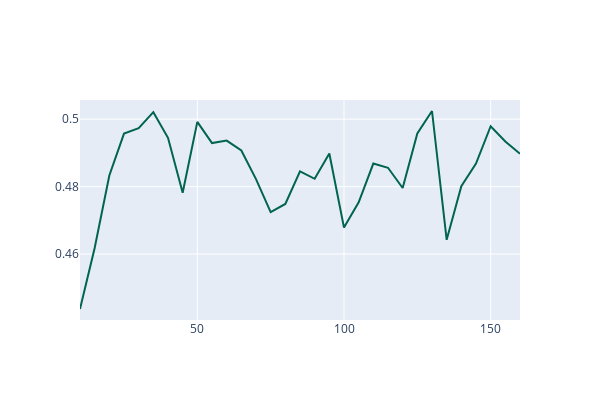

The notebook cell saved with this chart:
### Code cell
import plotly.graph_objects as go

fig = go.Figure([
    go.Scatter(
        x=best_df['Topics'],
        y=best_df['Coherence'],
        line=dict(color='rgb(0,100,80)'),
        mode='lines'
    )
])

fig.update_layout(
    title_text="",
    xaxis_title="", # xaxis label
    yaxis_title="", # yaxis label
    showlegend=False,
    width=600, height=400,
)
fig.add_traces(go.Scatter(x=sorted(df.year.unique()), y=[subset_length]*df.year.nunique(), mode='lines'))


fig.show()

### Figure 1 — Plotly figure (JSON) as saved in the notebook; plotly's stock layout.template omitted (floating-point values rounded to 4 significant figures)
{"data": [{"line": {"color": "rgb(0,100,80)"}, "mode": "lines", "type": "scatter", "x": [10, 15, 20, 25, 30, 35, 40, 45, 50, 55, 60, 65, 70, 75, 80, 85, 90, 95, 100, 105, 110, 115, 120, 125, 130, 135, 140, 145, 150, 155, 160], "y": [0.4437, 0.4618, 0.4833, 0.4957, 0.4973, 0.5021, 0.4945, 0.4782, 0.4992, 0.4929, 0.4937, 0.4907, 0.4822, 0.4724, 0.4749, 0.4845, 0.4823, 0.4898, 0.4678, 0.4753, 0.4868, 0.4856, 0.4796, 0.4957, 0.5024, 0.4642, 0.4801, 0.4868, 0.4979, 0.4934, 0.4898]}], "layout": {"height": 400, "showlegend": false, "title": {"text": ""}, "width": 600, "xaxis": {"title": {"text": ""}}, "yaxis": {"title": {"text": ""}}}}
